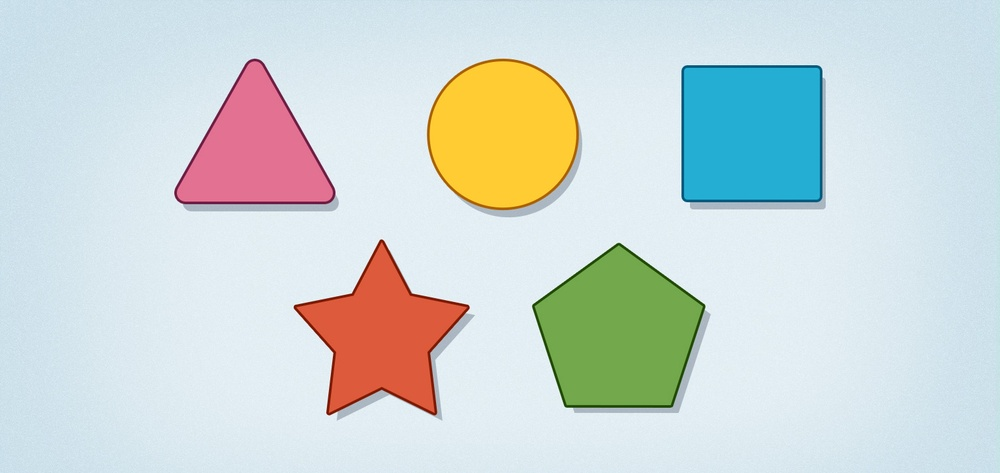
#> input picture shapes.jpg, 1000 x 473 px, shrunk from 1532 x 725 before the run
$ python shape_detection_using_opencv.py
#> lines starting #> are read from the running program, lines starting #| are printed output that depends on the picture; after the words box and inside, x2 and y2 are one past the last pixel; in counts of white or black regions, pixels touching at a corner belong together; long printed decimals are rounded
import numpy as np
import cv2

img = cv2.imread('shapes.jpg')
#> img is the input picture: shape (473, 1000, 3); mean B, G, R 214.7, 216.7, 206.4
imgGrey = cv2.cvtColor(img, cv2.COLOR_BGR2GRAY)
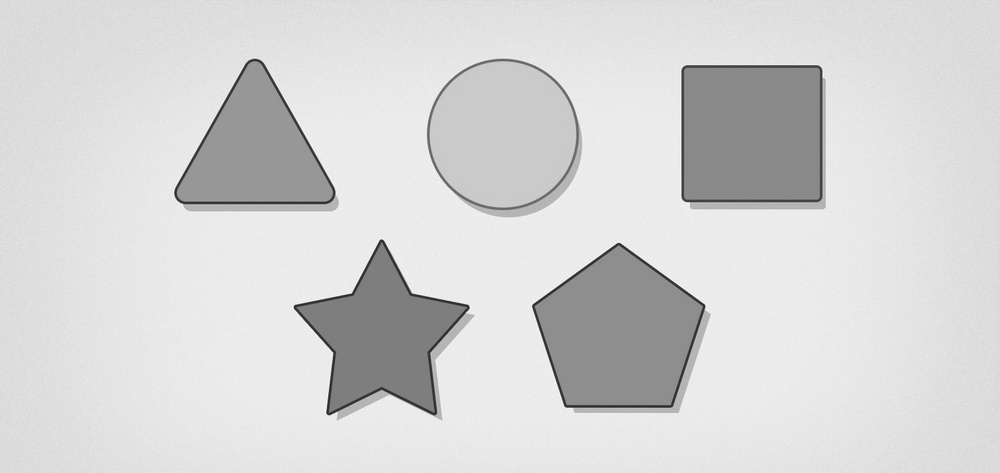
#> imgGrey: shape (473, 1000); min 37, max 252, mean 213.3
_, thresh = cv2.threshold(imgGrey, 120, 255, cv2.THRESH_BINARY)
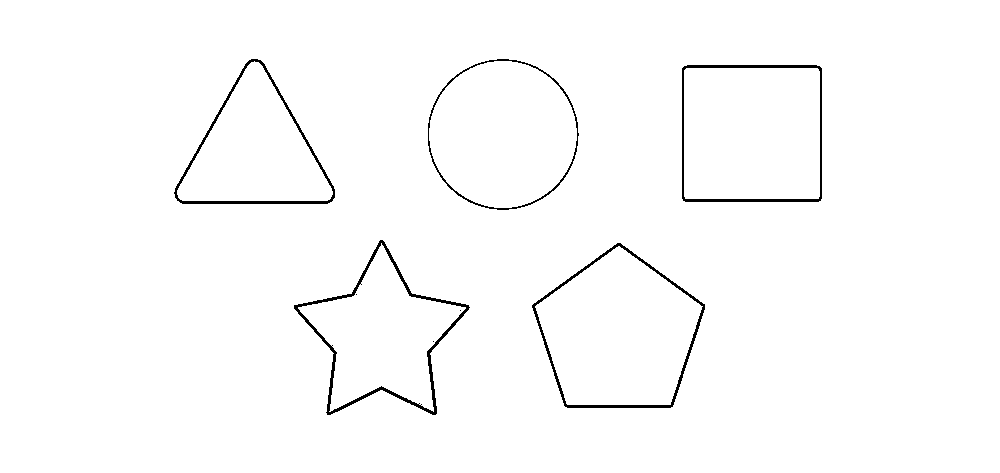
#> thresh: shape (473, 1000); 98.6% white; black in thin lines or dots, all inside (x1, y1, x2, y2) = (174, 59, 822, 415)
contours, _ = cv2.findContours(thresh, cv2.RETR_TREE, cv2.CHAIN_APPROX_SIMPLE)
#> contours = 18 contours, 7 with area under 20; largest, box (x1, y1, x2, y2) and area: (0, 0, 1000, 473) 471528, (531, 242, 706, 409) 20194, (681, 64, 823, 203) 19425, (535, 246, 703, 405) 18243, (427, 58, 580, 211) 18067

for contour in contours:
    approx = cv2.approxPolyDP(contour, 0.025*cv2.arcLength(contour, True), True)
    cv2.drawContours(img, [approx], 0, (0, 255, 0), 5)
    x = approx.ravel()[0]
    y = approx.ravel()[1]

    if len(approx) == 3:
        cv2.putText(img, 'Triangle', (x, y), cv2.FONT_HERSHEY_SIMPLEX, 0.5, (0, 0, 0))
    elif len(approx) == 4:
        x, y, w, h = cv2.boundingRect(approx)
        aspectRatio = float(w) / h
        print(aspectRatio)

        if aspectRatio >= 0.95 and aspectRatio <= 1.05:
            cv2.putText(img, 'square', (x, y), cv2.FONT_HERSHEY_SIMPLEX, 0.5, (0, 0, 0))
        else:
            cv2.putText(img, 'rectangle', (x, y), cv2.FONT_HERSHEY_SIMPLEX, 0.5, (0, 0, 0))

    elif len(approx) == 5:
        cv2.putText(img, 'Pentagon', (x, y), cv2.FONT_HERSHEY_SIMPLEX, 0.5, (0, 0, 0))

    elif len(approx) == 10:
        cv2.putText(img, 'star', (x, y), cv2.FONT_HERSHEY_SIMPLEX, 0.5, (0, 0, 0))

    else:
        cv2.putText(img, 'circle', (x, y), cv2.FONT_HERSHEY_SIMPLEX, 0.5, (0, 0, 0))
#> this loop made 18 passes
#> (approx, w, h, aspectRatio) on passes 1, 6, 7, 8, 9, 10, 11, 12, 13: ([[0, 0], [0, 472], [999, 472], [999, 0]], 1000, 473, 2.11), ([[420, 404], [421, 403], [422, 404], [421, 405]], 3, 3, 1), ([[418, 403], [419, 402], [420, 403], [419, 404]], 3, 3, 1), ([[331, 345], [332, 344], [333, 345], [332, 346]], 3, 3, 1), ([[432, 341], [433, 340], [434, 341], [433, 342]], 3, 3, 1), ([[459, 310], [460, 309], [461, 310], [460, 311]], 3, 3, 1), ([[355, 294], [356, 293], [357, 294], [356, 295]], 3, 3, 1), ([[360, 284], [361, 283], [362, 284], [361, 285]], 3, 3, 1), ([[681, 68], [819, 65], [821, 200], [683, 201]], 141, 137, 1.03)
#| 2.114
#| 1.0
#| 1.0
#| 1.0
#| 1.0
#| 1.0
#| 1.0
#| 1.0
#> (further printed lines are left out)
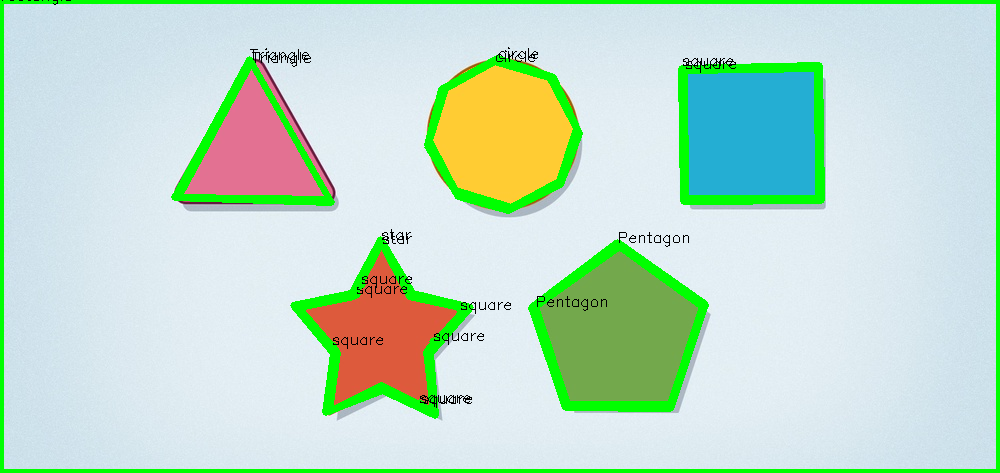
#> img: shape (473, 1000, 3); 7.97% of pixels changed, all inside (x1, y1, x2, y2) = (0, 0, 1000, 473)

cv2.imshow('shapes', img)
cv2.waitKey(0)
cv2.destroyAllWindows()
